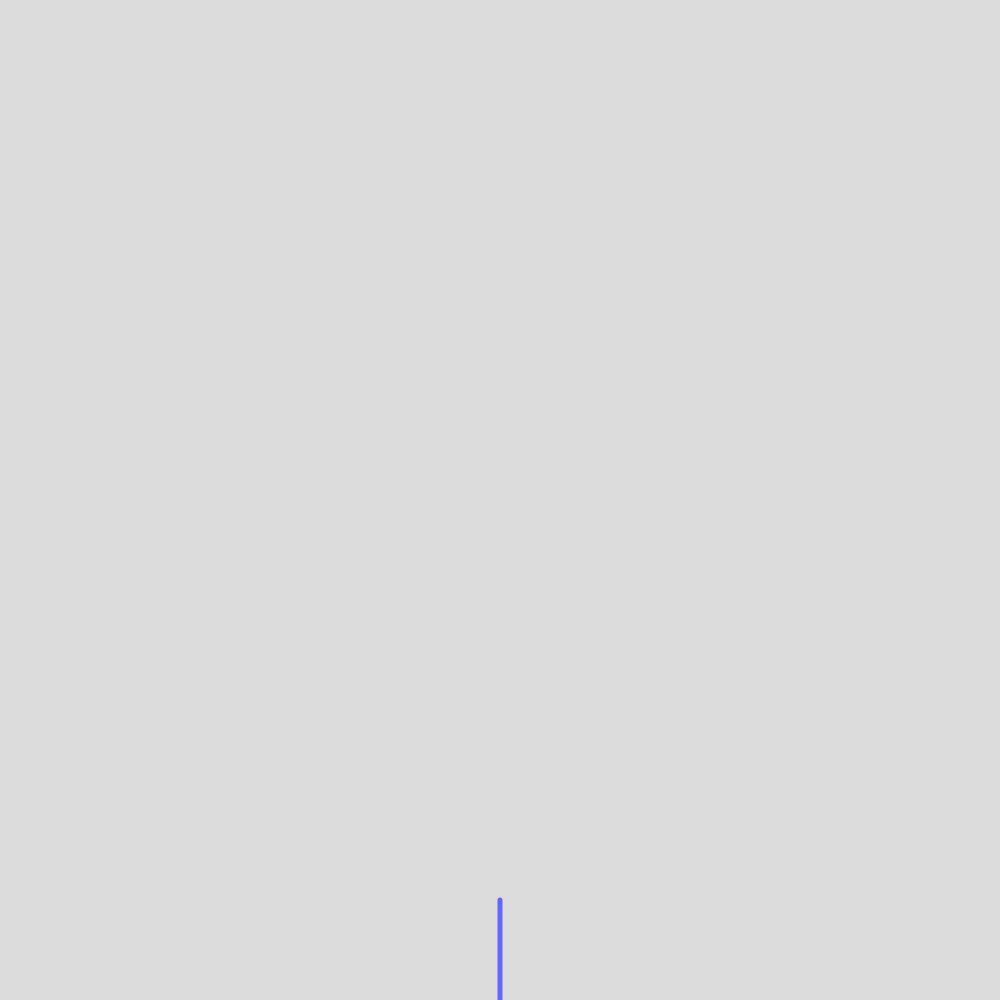
Frame 1 (no input)
Frame 60 (no input): identical to frame 1, image omitted
Frame 120 (the mouse pressed at the canvas centre since frame 60): identical to frame 1, image omitted

The p5.js sketch that drew this single still picture (run headless with seeded random() and noise() and a simulated clock; from frame 60 on, the mouse is pressed at the canvas centre):

// p5.js sketch
// ── sketch.js
let trunkLength = 100;
let coralBranchAngle = 30;
let coralLengthReduction = 0.7;
let branchThickness = 5; // Grosor de las ramas
let generationSlider;

function setup() {
  createCanvas(1000, 1000);
  angleMode(DEGREES);
  strokeWeight(branchThickness); // Establecer el grosor de las ramas

  // Crear un deslizador para controlar la generación de ramas
  generationSlider = createSlider(1, 10, 1);
  generationSlider.position(10, height + 10);
  generationSlider.input(generateCoral);
}

function draw() {
  background(220);
  translate(width / 2, height);
  stroke(100, 100, 255); // Color del coral
  generateCoral();
}

function generateCoral() {
  let generations = generationSlider.value();
  branch(trunkLength, 0, generations);
}

function branch(len, angle, generations) {
  if (generations > 0) {
    line(0, 0, 0, -len);
    translate(0, -len);
    for (let i = 0; i < 2; i++) {
      let branchAngle = random(-coralBranchAngle, coralBranchAngle);
      push();
      rotate(angle + branchAngle);
      branch(len * coralLengthReduction, angle + branchAngle, generations - 1);
      pop();
    }
  }
}
